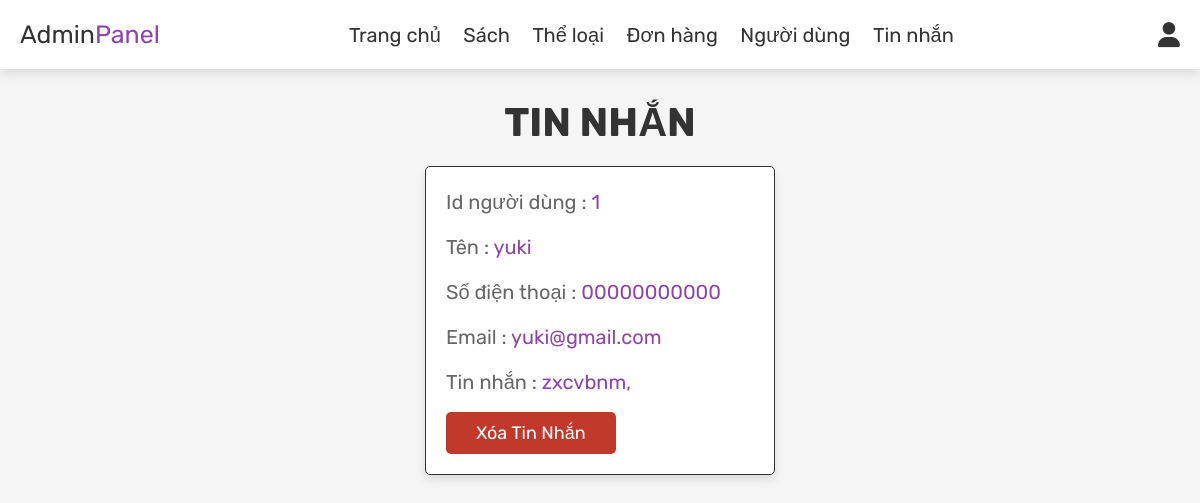
Page /admin_contacts.php (signed in) on the committed database.
### tables this page shows
CREATE TABLE `message` (
  `id` int(100) NOT NULL,
  `user_id` int(100) NOT NULL,
  `name` varchar(100) NOT NULL,
  `email` varchar(100) NOT NULL,
  `number` varchar(12) NOT NULL,
  `message` varchar(500) NOT NULL
);

### admin_contacts.php (the view, shortened to what this page needs)
<?php
   include 'config.php';
?>
<!DOCTYPE html>
<html lang="en">
<head>
   <link rel="stylesheet" href="https://cdnjs.cloudflare.com/ajax/libs/font-awesome/6.0.0/css/all.min.css">
   <link rel="stylesheet" href="css/admin_style.css">
</head>
<body>
<?php include 'admin_header.php'; ?>
<section class="messages">
   <h1 class="title"> Tin nhắn </h1>
   <div class="box-container">
   <?php
      $select_message = mysqli_query($conn, "SELECT * FROM `message`") or die('query failed');
      if(mysqli_num_rows($select_message) > 0){
         while($fetch_message = mysqli_fetch_assoc($select_message)){
   ?>
   <div class="box">
      <p> Id người dùng : <span><?php echo $fetch_message['user_id']; ?></span> </p>
      <p> Tên : <span><?php echo $fetch_message['name']; ?></span> </p>
      <p> Số điện thoại : <span><?php echo $fetch_message['number']; ?></span> </p>
      <p> Email : <span><?php echo $fetch_message['email']; ?></span> </p>
      <p> Tin nhắn : <span><?php echo $fetch_message['message']; ?></span> </p>
      <a href="admin_contacts.php?delete=<?php echo $fetch_message['id']; ?>" onclick="return confirm('delete this message?');" class="delete-btn">Xóa tin nhắn</a>
   </div>
   <?php
      };
   }else{
      echo '<p class="empty">Bạn không có tin nhắn nào!</p>';
   }
   ?>
   </div>
</section>
</body>
</html>

### css/admin_style.css (style rules this page uses)
:root { --purple:#8e44ad; --red:#c0392b; --orange:#f39c12; --black:#333; --white:#fff; --light-color:#666; --light-white:#ccc; --light-bg:#f5f5f5; --border:.1rem solid var(--black); --box-shadow:0 .5rem 1rem rgba(0,0,0,.1); }
* { font-family: 'Rubik', sans-serif; margin:0; padding:0; box-sizing: border-box; outline: none; border:none; text-decoration: none; transition:all .2s linear; }
html { font-size: 62.5%; overflow-x: hidden; }
body { background-color: var(--light-bg); }
section { padding:3rem 2rem; }
.title { text-align: center; margin-bottom: 2rem; text-transform: uppercase; color:var(--black); font-size: 4rem; }
.btn, .option-btn, .delete-btn, .white-btn { display: inline-block; margin-top: 1rem; padding:1rem 3rem; cursor: pointer; color:var(--white); font-size: 1.8rem; border-radius: .5rem; text-transform: capitalize; }
.delete-btn { background-color: var(--red); }
.messages .box-container { display: grid; grid-template-columns: repeat(auto-fit, 35rem); justify-content: center; gap:1.5rem; max-width: 1200px; margin:0 auto; align-items: flex-start; }
.messages .box-container .box { background-color: var(--white); padding:2rem; border:var(--border); box-shadow: var(--box-shadow); border-radius: .5rem; }
.messages .box-container .box p { padding-bottom: 1.5rem; font-size: 2rem; color:var(--light-color); line-height: 1.5; }
.messages .box-container .box p span { color:var(--purple); }
.messages .box-container .box .delete-btn { margin-top: 0; }

### rows in the picture
message: user "1", name "yuki", number "00000000000", email "yuki@gmail.com", message "zxcvbnm,"
